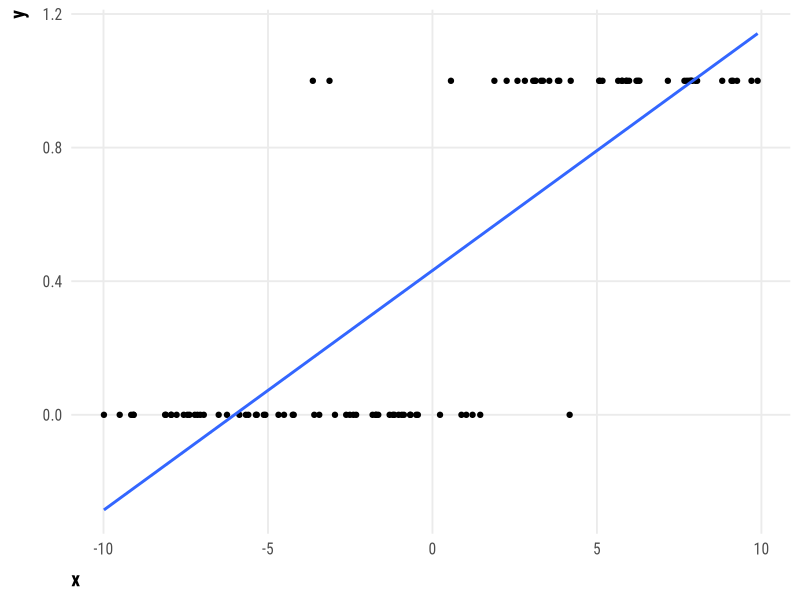
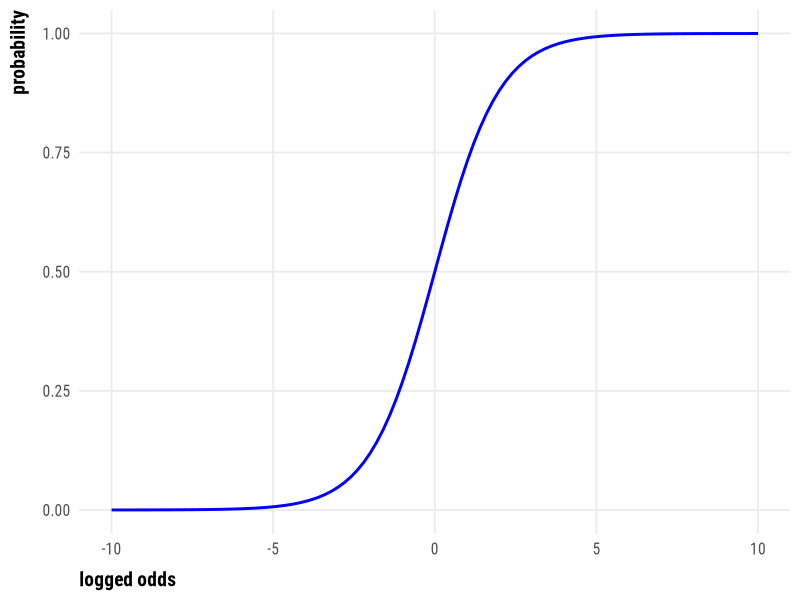
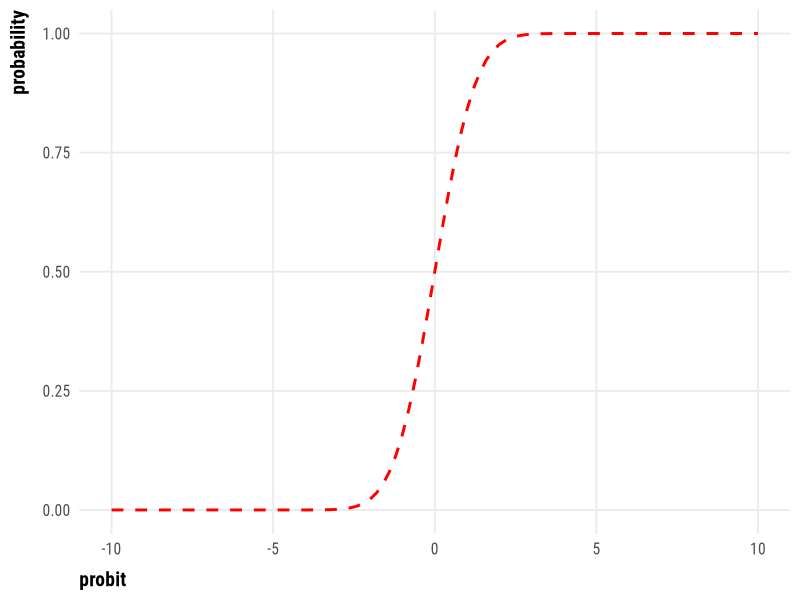
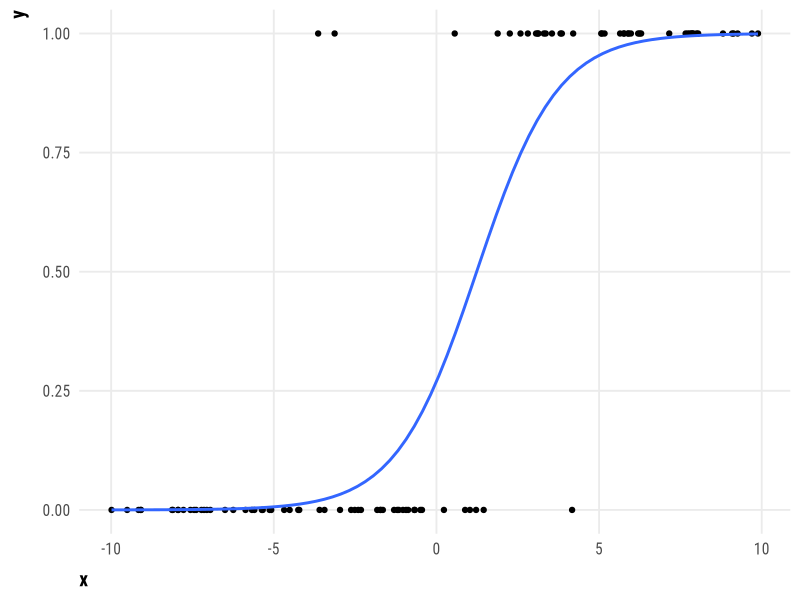
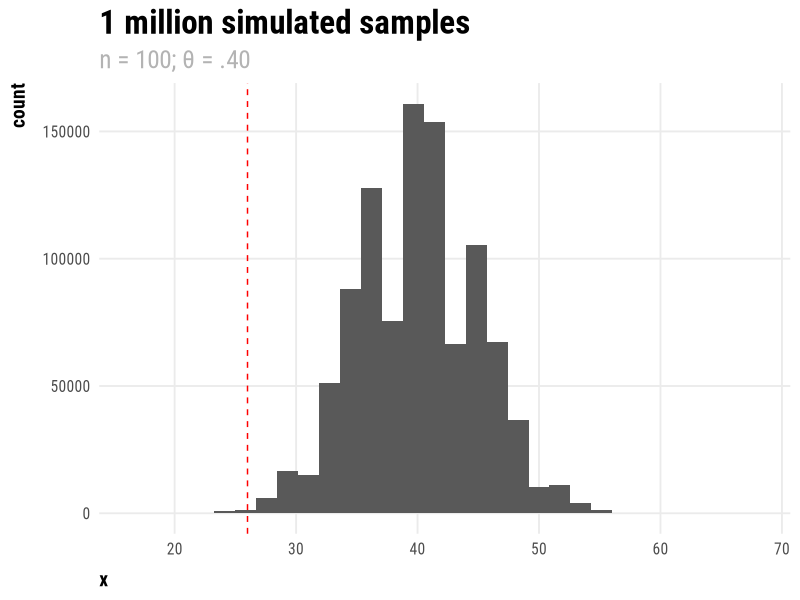
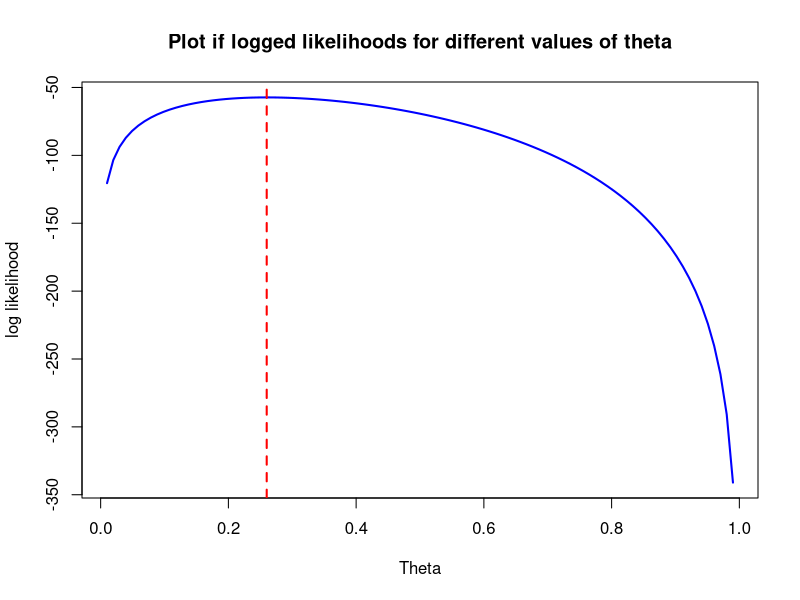
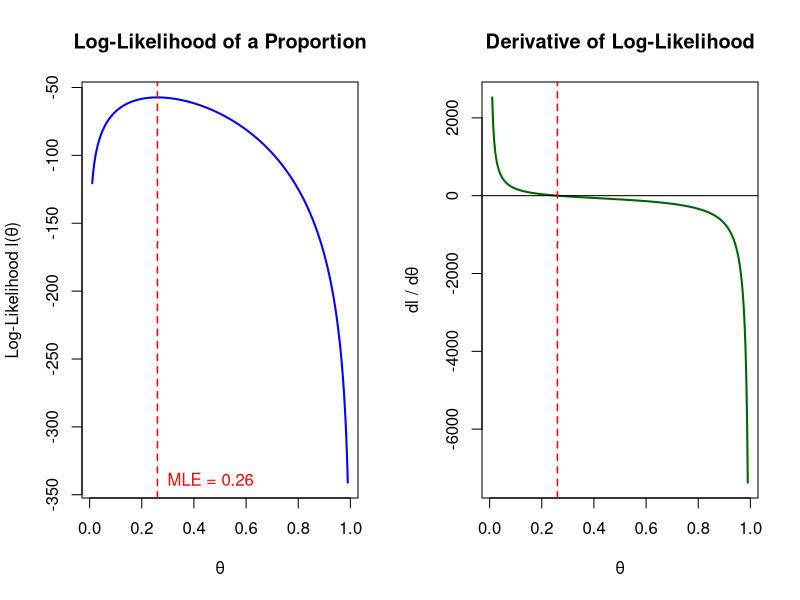

R code for these plots, in order:
## ---- chunk 1
library(tidyverse)
heiss_theme <-
  theme_minimal(base_family = "Roboto Condensed", base_size = 14) +
  theme(
    panel.grid.minor = element_blank(),
    # Bold, bigger title
    plot.title = element_text(face = "bold", size = rel(1.7)),
    # Plain, slightly bigger subtitle that is grey
    plot.subtitle = element_text(
      face = "plain",
      size = rel(1.3),
      color = "grey70"
    ),
    # Italic, smaller, grey caption that is left-aligned
    plot.caption = element_text(
      face = "italic",
      size = rel(0.7),
      color = "grey70",
      hjust = 0
    ),
    # Bold legend titles
    legend.title = element_text(face = "bold"),
    # Bold, slightly larger facet titles that are left-aligned for the sake of repetition
    strip.text = element_text(
      face = "bold",
      size = rel(1.1),
      hjust = 0
    ),
    # Bold axis titles
    axis.title = element_text(face = "bold"),
    # Add some space above the x-axis title and make it left-aligned
    axis.title.x = element_text(margin = margin(t = 10), hjust = 0),
    # Add some space to the right of the y-axis title and make it top-aligned
    axis.title.y = element_text(margin = margin(r = 10), hjust = 1)
  )

theme_set(heiss_theme)

## ---- chunk 2

set.seed(123)


# 1. Define sample size and parameters
n <- 100
beta_0 <- -1.0   # Intercept
beta_1 <- 0.7    # Slope for predictor x
# 2. Generate a random predictor variable (e.g., normal or uniform)
x <- runif(n, min=-10, max=10)
# 3. Calculate log-odds (logit of probabilities)
log_odds <- beta_0 + beta_1 * x
# 4. Convert log-odds to probabilities using the inverse-logit (sigmoid) function
p <- 1 / (1 + exp(-log_odds))
# 5. Generate binary response variable (0 or 1) using a binomial distribution
y <- rbinom(n, size = 1, prob = p)

            newdata =data.frame(x=min(x), max(x), by=.1)
# Combine into a data frame
sim_data <- data.frame(x = x, log_odds = log_odds, prob = p, y = y)

ggplot(data=sim_data,aes(x=x, y=y))+ 
  geom_point() +
  geom_smooth(method='lm', se=FALSE)


## ---- chunk 3
invlogit<-function(x){
  ret<-1/(1+exp(-x))
  return(ret)
}

ggplot() +
  xlim(-10, 10) +
  geom_function(fun = invlogit, color = "blue", linewidth = 1) +
  xlab("logged odds") +
  ylab("probability")

## ---- chunk 4
invprobit<-function(x){
  x<-pnorm(x)
}

ggplot() +
  xlim(-10, 10) +
  geom_function(fun = invprobit, color = "red", linewidth = 1,lty=2) +
  xlab("probit") +
  ylab("probability")

## ---- chunk 5
set.seed(123)


# 1. Define sample size and parameters
n <- 100
beta_0 <- -1.0   # Intercept
beta_1 <- 0.7    # Slope for predictor x
# 2. Generate a random predictor variable (e.g., normal or uniform)
x <- runif(n, min=-10, max=10)
# 3. Calculate log-odds (logit of probabilities)
log_odds <- beta_0 + beta_1 * x
# 4. Convert log-odds to probabilities using the inverse-logit (sigmoid) function
p <- 1 / (1 + exp(-log_odds))
# 5. Generate binary response variable (0 or 1) using a binomial distribution
y <- rbinom(n, size = 1, prob = p)

            newdata =data.frame(x=min(x), max(x), by=.1)
# Combine into a data frame
sim_data <- data.frame(x = x, log_odds = log_odds, prob = p, y = y)

ggplot(data=sim_data,aes(x=x, y=y))+ 
  geom_point() +
  geom_smooth(method='glm',
              method.args = list(family = "binomial"), 
              se=FALSE)


## ---- chunk 6
#| cache: true
#| fig-height: 3
set.seed(1000)

df<-data.frame(x=rbinom(1e6, 100, .40))

ggplot(df, aes(x=x)) + geom_histogram() +
  geom_vline(xintercept=26, lty=2, color='red') +
  labs(title = "1 million simulated samples",
       subtitle = "n = 100; θ = .40",
     xlab="Number of sampled respondents who believe in Bigfoot")

## ---- chunk 7
#| echo: true

.25 * .25 * .75 * .25 * .25 * .25 * .75 * .25 # ... and so on

## ---- chunk 8
#| echo: true
log(.25) + log(.25) + log(.75) + log(.25) + log(.25) + log(.25) + log(.75)  + log(.25)

## ---- chunk 9
#| echo: true

exp(-8.89313)

## ---- chunk 10
#| echo: true
# 100 responses with p = .26
y<-rep(c(0, 1), c(74, 26))
ll_prop<-function(y, theta){
  n<-length(y)
  sumy<-sum(y)
  ll<-sumy * log(theta) + (n-sumy) * log(1-theta)
  return(ll)
}


ll_prop(y, .5)
ll_prop(y, .4)
ll_prop(y, .8)

## ---- chunk 11
curve(ll_prop(y=y, theta=x), from = .01, to = .99, 
      xname ='x',
      xlab ='Theta',
      ylab  ="log likelihood",
      main = "Plot if logged likelihoods for different values of theta", 
      col = "blue", lwd = 2)
abline(v = .26, col = "red", lwd = 2, lty = "dashed")


## ---- chunk 12
# 1. Define the data (Number of successes 'x' and total trials 'n')
x <- 26
n <- 100
mle <- x / n  # The Maximum Likelihood Estimate (0.26)

# 2. Define a sequence of possible proportion values (p) 
# We slightly exclude exact 0 and 1 to prevent log(0) or division by zero errors
p <- seq(0.01, 0.99, length.out = 500)

# 3. Calculate Log-Likelihood and its Derivative (Score function)
# Log-likelihood: l(p) = x*log(p) + (n-x)*log(1-p)
log_likelihood <- x * log(p) + (n - x) * log(1 - p)

# Derivative: dl/dp = x/p - (n-x)/(1-p)
derivative <- (x / p) - ((n - x) / (1 - p))

# 4. Set up a side-by-side plotting layout
par(mfrow = c(1, 2))

# --- Plot 1: Log-Likelihood ---
plot(p, log_likelihood, type = "l", col = "blue", lwd = 2,
     xlab = "θ", ylab = "Log-Likelihood l(θ)",
     main = "Log-Likelihood of a Proportion")

# Add a vertical dashed line at the maximum likelihood estimate (MLE)
abline(v = mle, col = "red", lty = 2, lwd = 1.5)
text(mle, min(log_likelihood)+.8, labels = paste("MLE =", mle), pos = 4, col = "red")

# --- Plot 2: Derivative of Log-Likelihood (Score Function) ---
plot(p, derivative, type = "l", col = "darkgreen", lwd = 2,
     xlab = "θ", ylab = "dl / dθ",
     main = "Derivative of Log-Likelihood")

# Add a horizontal line at 0 (where derivative equals zero)
abline(h = 0, col = "black", lty = 1)
# Add a vertical dashed line at the root (MLE)
abline(v = mle, col = "red", lty = 2, lwd = 1.5)

# Reset plotting parameters back to default
par(mfrow = c(1, 1))
